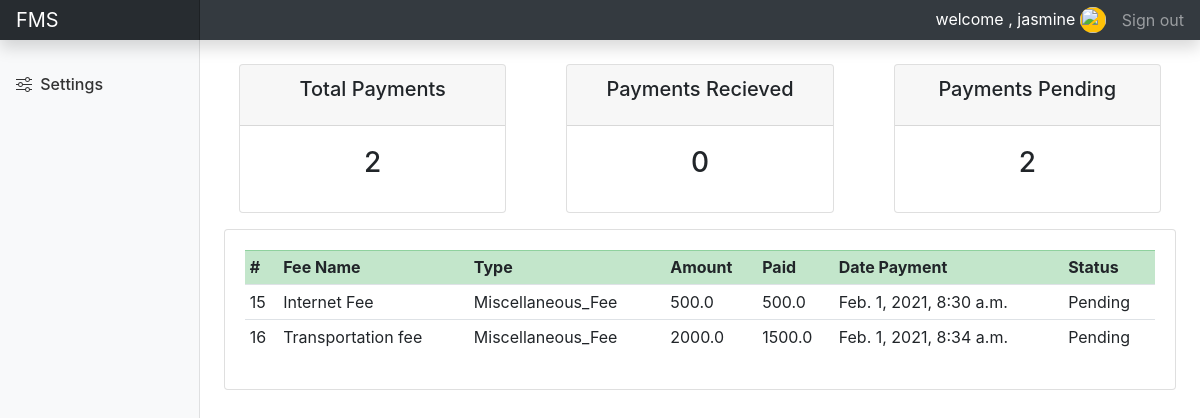
The page /user/ (signed in) on the database its author committed.
### accounts/models.py (models this page shows, shortened)
class Payment(models.Model):
	STATUS = (
		('Pending', 'Pending'),
		('Recieved', 'Recieved'),
		('Acknowledged', 'Acknowledged'),
		)
	MODE_OF_PAYMENT = (
		('NEFT','NEFT'),
		('BANK-TO-BANK','BANK-TO-BANK'),
		('NETBANKING','NETBANKING'),
		('CASH','CASH'),
		)
	student_id = models.ForeignKey(Student, null=True, on_delete=models.SET_NULL)
	fee_id = models.ForeignKey(Fee, null=True, on_delete= models.SET_NULL)
	amount_paid = models.FloatField()
	mode_payment = models.CharField(max_length=25, choices=MODE_OF_PAYMENT)
	date_created = models.DateTimeField(auto_now_add=True, null=True)
	status = models.CharField(max_length=200, null=True, choices=STATUS)

class Fee(models.Model):
	CATEGORY = (
		('Tuition_Fee','Tuition_Fee'),
		('Miscellaneous_Fee','Miscellaneous_Fee'),
		('University_Fee','University_Fee'),
		)
	name = models.CharField(max_length=200, null=True)
	category = models.CharField(max_length=200, null=True, choices=CATEGORY)
	description = models.CharField(max_length=200, null=True, blank=True)
	amount = models.FloatField(null=True)
	date_created = models.DateTimeField(auto_now_add=True, null=True)
	tags = models.ManyToManyField(Tag)
	"""
	course = models.CharField(max_length=50, choices=COURSE)
	college_type = models.CharField(max_length=50, choices=COLLEGE_TYPE)
	entry = models.CharField(max_length=20, choices=ENTRY)
	quota = models.CharField(max_length=50, choices=QUOTA)
	amount = models.FloatField()
	date_created = models.DateTimeField(auto_now_add=True)
	ayear = models.DateField()

	"""

### accounts/decorators.py (the view)
		def wrapper_func(request, *args, **kwargs):
			group = None;
			if request.user.groups.exists():
				group = request.user.groups.all()[0].name
			if group in allowed_roles:
				return view_func(request, *args, **kwargs)
			else:
				return HttpResponse("U are not authorized to view this page")

### accounts/views.py (called while the page is built)
@login_required(login_url='login')
@allowed_users(allowed_roles=['student'])
def userPage(request):
	payments = request.user.student.payment_set.all()
	Total_payments = payments.count()
	Payments_recieved = payments.filter(status='Recieved').count()
	Payments_pending = payments.filter(status='Pending').count()
	context = {'payments':payments,'Total_payments':Total_payments, 'Payments_recieved':Payments_recieved,
	'Payments_pending':Payments_pending}
	return render(request, 'accounts/user.html', context)

### accounts/templates/accounts/user.html
{% extends 'accounts/main.html' %}
	{% block content %}
		<div class="col-md-9 ml-sm-auto col-lg-10 px-md-4">
			{% include 'accounts/status.html' %}
			<div class="row">
			  <div class="col-md">
			    <div class="card card-body">
			      <table class="table table-sm">
					<tr class="table-success">
						<th>#</th>
						<th>Fee Name</th>
						<th>Type</th>
						<th>Amount</th>
						<th>Paid</th>
						<th>Date Payment</th>
						<th>Status</th>
					</tr>
			        {% for payment in payments %}
					<tr>
						<td class="font-weight-normal">{{payment.fee_id.id}}</td>
						<td class="font-weight-normal">{{payment.fee_id.name}}</td>
						<td class="font-weight-normal">{{payment.fee_id.category}}</td>
						<td class="font-weight-normal">{{payment.fee_id.amount}}</td>
						<td class="font-weight-normal">{{payment.amount_paid}}</td>
						<td class="font-weight-normal">{{payment.date_created}}</td>
						<td class="font-weight-normal">{{payment.status}}</td>
					</tr>
			        {% endfor %}
			      </table>
			    </div>
			  </div>
			</div>
		</div>
	{% endblock %}

### accounts/templates/accounts/navbar.html (shortened to what this page needs)
{% load static %}
 <nav class="navbar navbar-dark sticky-top bg-dark flex-md-nowrap p-0 shadow">
    <a class="navbar-brand col-md-3 col-lg-2 mr-0 px-3" href="#">FMS</a>
    <span class="ml-auto" style="color:#fff;">welcome , {{request.user}}
      {% if request.user.student.gender == "MALE" %}
        <img class="rounded-circle border-light bg-info" src="https://icon-library.net//images/boy-icon-png/boy-icon-png-10.jpg" width="26px" height="26px" /></a>
      {% else %}
        <img class="rounded-circle border-light bg-warning" src="https://img.pngio.com/social-user-woman-avatar-profile-icon-female-profile-png-512_512.png" width="26px" height="26px">
      {% endif %}
    </span>
    <ul class="navbar-nav px-3">
      <li class="nav-item">
        <a class="nav-link" href="{% url 'logout' %}">Sign out</a>
      </li>
    </ul>
  </nav>

### static/css/dashboard.css (style rules this page uses)
body { font-size: .875rem; background-color: #c4c4c4; }
.navbar-brand { padding-top: .75rem; padding-bottom: .75rem; font-size: 1rem; background-color: rgba(0, 0, 0, .25); box-shadow: inset -1px 0 0 rgba(0, 0, 0, .25); }

### accounts/templates/accounts/main.html (style rules this page uses)
html { position: relative; min-height: 100%; }

### rows shown on the page
Payment: fee_id.id "15", fee_id.name "Internet Fee", fee_id.category "Miscellaneous_Fee", fee_id.amount "500.0", amount_paid "500.0", date_created "Feb. 1, 2021, 8:30 a.m.", status "Pending"
Payment: fee_id.id "16", fee_id.name "Transportation fee", fee_id.category "Miscellaneous_Fee", fee_id.amount "2000.0", amount_paid "1500.0", date_created "Feb. 1, 2021, 8:34 a.m.", status "Pending"

### other values the page prints
{{ request.user }} "jasmine"
{{ Total_payments }} "2"
{{ Payments_recieved }} "0"
{{ Payments_pending }} "2"
